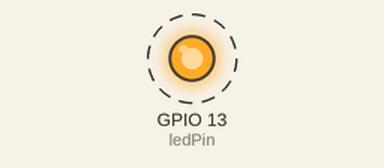
Recording of a sketch running on a simulated ESP32. Shown: output pins drawn as LEDs (lit = HIGH). Dashed ring = blinking. WiFi joins after 1.5 s; servers stay silent unless stated; what the sketch prints to the serial monitor is not drawn.

Above: at 2.0 s.
Timing chart, 0 to 6.1 s (numbered marks = the images above):
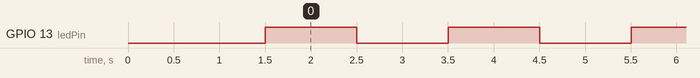

The sketch:

S2_WiFiConnection.ino
```cpp
//Libraries to include
#include "WiFi.h"

//Global variables
const int ledPin =  13;                  // the number of the LED pin
int ledState = LOW;                      // ledState used to set the LED
unsigned long previousMillis = 0;        // will store last time LED was updated
long interval = 1000;                    // interval at which to blink (milliseconds)

// WiFi parameters to be configured
const char* ssid = "Your_WiFi_Name_Here";
const char* password = "Password_Goes_Here";

void setup(void)
{
  pinMode(ledPin, OUTPUT);    // set the digital pin as output:

  Serial.begin(115200);
  // Connect to WiFi
  WiFi.begin(ssid, password);
  Serial.println();
  while (WiFi.status() != WL_CONNECTED) {
     delay(500);
     Serial.print(".");
  }
  Serial.println("");
  Serial.println("Connected to WiFi, my IP address is: ");
  Serial.println(WiFi.localIP());
}

void loop() {
  unsigned long currentMillis = millis();
  if (currentMillis - previousMillis >= interval) {
    previousMillis = currentMillis;                // save the last time you blinked the LED
    if (ledState == LOW) {                         // if the LED is off turn it on and vice-versa:
      ledState = HIGH;
    } else {
      ledState = LOW;
    }
    digitalWrite(ledPin, ledState);                // set the LED with the ledState of the variable:
  }
}
```

Measured:
- by itself, GPIO 13 (ledPin): alternates HIGH for 1.0 s and LOW for 1.0 s
